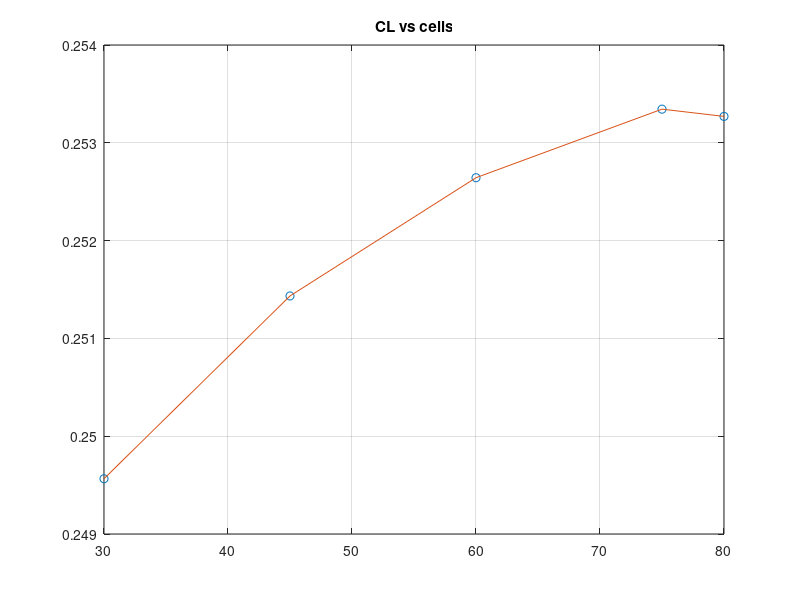
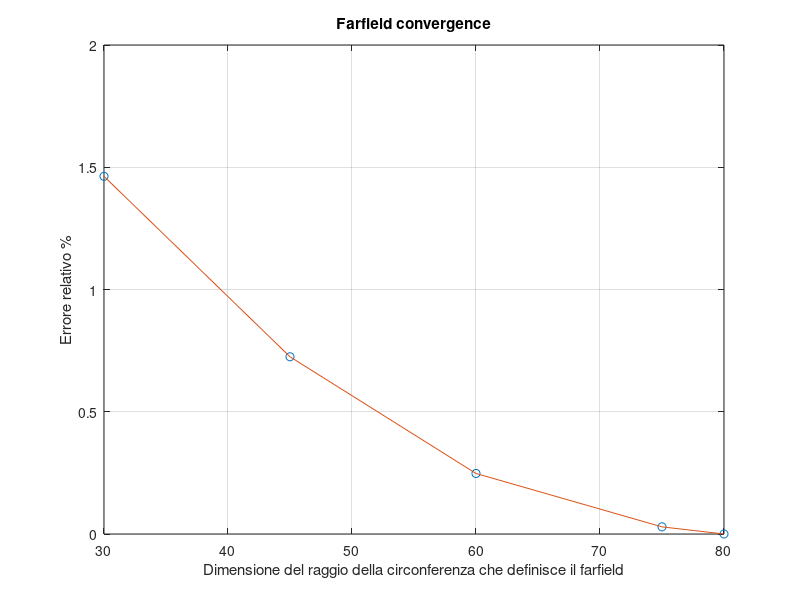

MATLAB code to generate these figures, in order:
clear all
close all
clc
%% farfield convergence, D=0.5 alpha=0

CL =  [0.249565, 0.251434, 0.252643, 0.253344, 0.253270];
ncorde =  [30, 45, 60, 75, 80];
%hpp = [0.024, 0.012, 0.003, 0.0015, 0.00075, 0.0005625, 0.00045, 0.000375, 0.0003];

% % tre punti
% CL =  [0.214813, 0.252021, 0.248541, 0.245088];
% ncelle =  [18000, 100000, 500000, 1500000];
% hpp = [0.024, 0.003, 0.00075, 0.000375];

for i=1:length(CL)
    err = 100 * abs(CL(i)-CL(end))/CL(end);
    error(i) = err;
end

%% plot

figure(1)
plot(ncorde,CL,'o')
hold on
plot(ncorde,CL,'-')
grid on
title('CL vs cells')

figure(2)
plot(ncorde(1:end),error,'o')
hold on
plot(ncorde(1:end),error,'-')
grid on
xlabel('Dimensione del raggio della circonferenza che definisce il farfield')
ylabel('Errore relativo %')
title('Farfield convergence')

